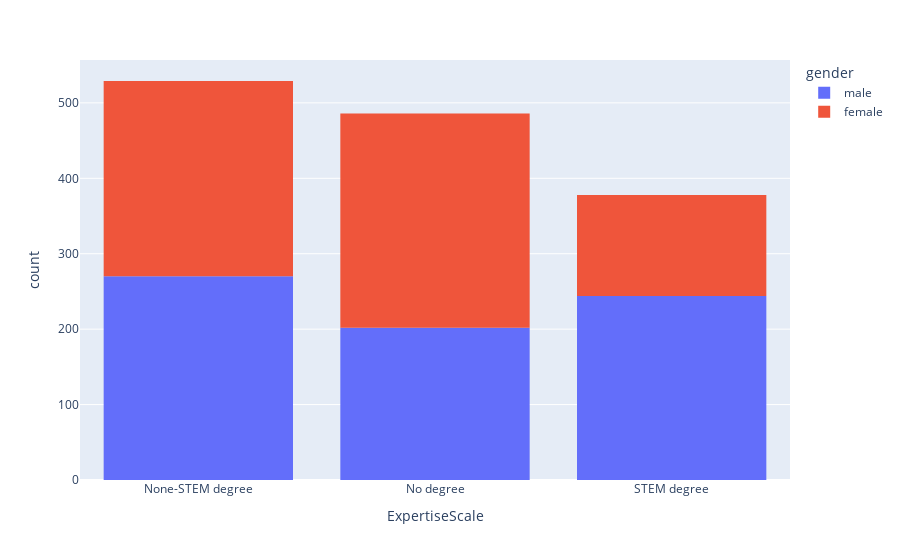

Notebook code for this chart:
### Markdown cell above
### Expertise colored by gender

### Code cell
fig = px.histogram(agg, x = 'ExpertiseScale', color = 'gender')
fig.show()

### Figure 1 — Plotly figure (JSON) as saved in the notebook; plotly's stock layout.template omitted (floating-point values rounded to 4 significant figures; data arrays with more than 128 entries replaced by an {"elided": "..."} marker saying what was removed)
{"data": [{"alignmentgroup": "True", "bingroup": "x", "hovertemplate": "gender=male<br>ExpertiseScale=%{x}<br>count=%{y}<extra></extra>", "legendgroup": "male", "marker": {"color": "#636efa", "pattern": {"shape": ""}}, "name": "male", "offsetgroup": "male", "orientation": "v", "showlegend": true, "type": "histogram", "x": {"elided": "722 str values"}, "xaxis": "x", "yaxis": "y"}, {"alignmentgroup": "True", "bingroup": "x", "hovertemplate": "gender=female<br>ExpertiseScale=%{x}<br>count=%{y}<extra></extra>", "legendgroup": "female", "marker": {"color": "#EF553B", "pattern": {"shape": ""}}, "name": "female", "offsetgroup": "female", "orientation": "v", "showlegend": true, "type": "histogram", "x": {"elided": "681 str values"}, "xaxis": "x", "yaxis": "y"}], "layout": {"barmode": "relative", "legend": {"title": {"text": "gender"}, "tracegroupgap": 0}, "margin": {"t": 60}, "xaxis": {"anchor": "y", "domain": [0, 1], "title": {"text": "ExpertiseScale"}}, "yaxis": {"anchor": "x", "domain": [0, 1], "title": {"text": "count"}}}}
